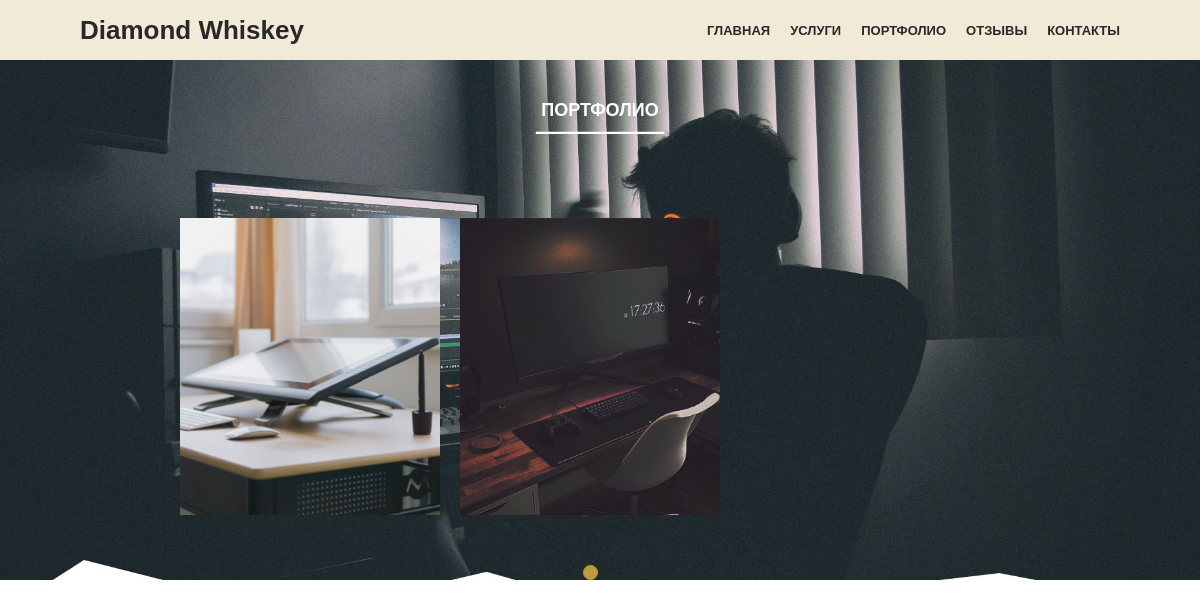
/portfolio/, run on an earlier commit of the app's database.
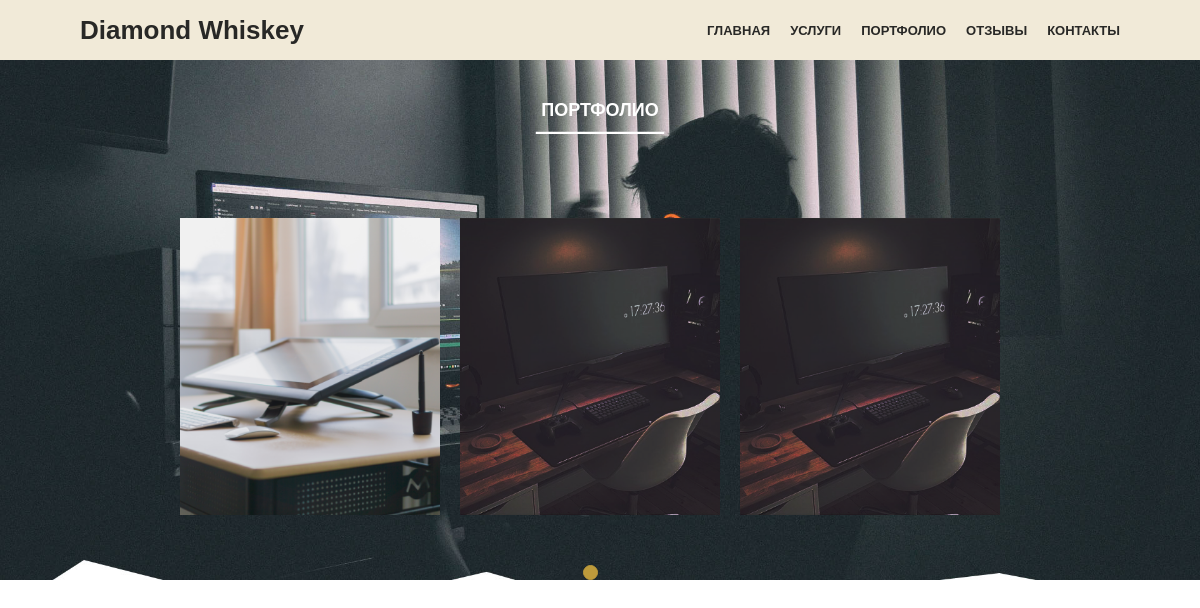
And on a later commit of the database.
### portfolio/models.py (models this page shows, shortened)
class UploadImg(models.Model):
    title = models.CharField(max_length=150, db_index=True, unique=True)
    slug = models.SlugField(max_length=150, blank=True, unique=True)
    body = models.ImageField(upload_to='images/')
    def get_absolute_url(self):
        return reverse('portfolio_detail_url', kwargs={'slug': self.slug})

### portfolio/views.py (the view)
# urls.py: path('', portfolio_slider, name='portfolio_url'),
def portfolio_slider(request):
    images = UploadImg.objects.all()
    return render(request, 'portfolio/index.html', context={'images': images, 'detail': True})

### portfolio/templates/portfolio/index.html
{% extends 'portfolio/base_portfolio.html' %}
{% load static %}
{% block content %}
	<div class="background">
		<div class="portfolio__title">
			<h2>ПОРТФОЛИО</h2>
			<h1 class="underline">________</h1>
		</div>
		<div class="container__portfolio">
			<section class="portfolio">
				<div class="second__slider">
					{% for image in images %}
					<div class="second__slider__item">
						<a href="{{ image.get_absolute_url }}"><img src="{{ image.body.url }}" alt="{{ uploadimg.title }}"></a>
					</div>
					{% endfor %}
				</div>
			</section>
		</div>
	</div>
{% endblock %}

What changed in the data, as far as the page shows it:
added UploadImg: body (picture)
